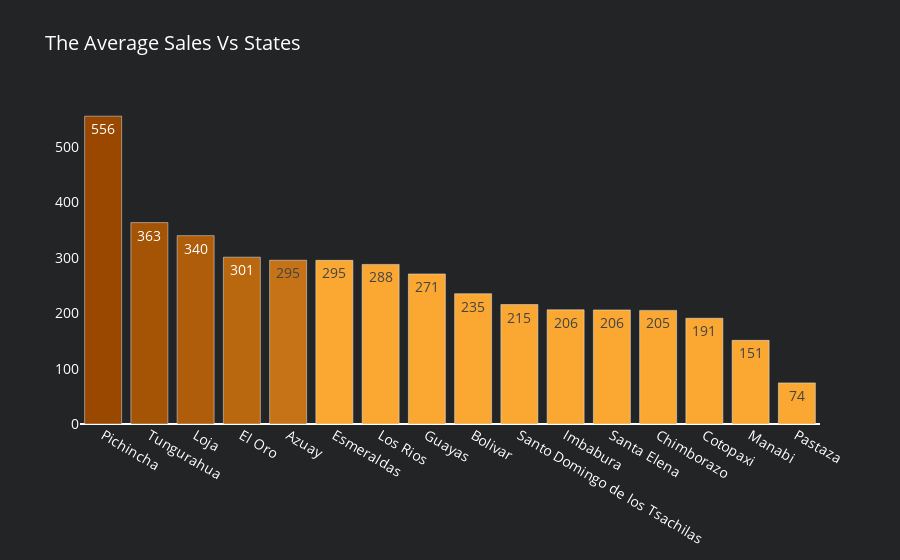

The notebook cell this image was saved under:
### Markdown cell above
# The Average Sales Vs Cities

### Code cell
df_state_sa = df_train1.groupby('state').agg({"sales" : "mean"}).reset_index().sort_values(by='sales', ascending=False)
df_state_sa['color'] = colors['level10']
df_state_sa['color'][:1] = colors['level1']
df_state_sa['color'][1:2] = colors['level2']
df_state_sa['color'][2:3] = colors['level3']
df_state_sa['color'][3:4] = colors['level4']
df_state_sa['color'][4:5] = colors['level5']
df_state_sa
fig5 = go.Figure(data=[go.Bar(y=df_state_sa['sales'],
                             x=df_state_sa['state'], 
                             marker=dict(color= df_state_sa['color']),
                             name='State',
                             text=df_state_sa['sales'].astype(int),
                             textposition='auto',
                             hoverinfo='text',
                             hovertext=
                            '<b>State</b>:'+ df_state_sa['state'] +'<br>' +
                            '<b>Sales</b>:'+ df_state_sa['sales'].astype(int).astype(str) +'<br>' ,
                            # hovertemplate='Family: %{y}'+'<br>Sales: $%{x:.0f}'
                            )])
fig5.update_layout(title_text='The Average Sales Vs States',paper_bgcolor=colors['background'],plot_bgcolor=colors['background'],
                font=dict(
                size=14,
                color='white'))

fig5.update_yaxes(showgrid=False, categoryorder='total ascending')

### Figure 1 — Plotly figure (JSON) as saved in the notebook; plotly's stock layout.template omitted (floating-point values rounded to 4 significant figures)
{"data": [{"hoverinfo": "text", "hovertext": ["<b>State</b>:Pichincha<br><b>Sales</b>:556<br>", "<b>State</b>:Tungurahua<br><b>Sales</b>:363<br>", "<b>State</b>:Loja<br><b>Sales</b>:340<br>", "<b>State</b>:El Oro<br><b>Sales</b>:301<br>", "<b>State</b>:Azuay<br><b>Sales</b>:295<br>", "<b>State</b>:Esmeraldas<br><b>Sales</b>:295<br>", "<b>State</b>:Los Rios<br><b>Sales</b>:288<br>", "<b>State</b>:Guayas<br><b>Sales</b>:271<br>", "<b>State</b>:Bolivar<br><b>Sales</b>:235<br>", "<b>State</b>:Santo Domingo de los Tsachilas<br><b>Sales</b>:215<br>", "<b>State</b>:Imbabura<br><b>Sales</b>:206<br>", "<b>State</b>:Santa Elena<br><b>Sales</b>:206<br>", "<b>State</b>:Chimborazo<br><b>Sales</b>:205<br>", "<b>State</b>:Cotopaxi<br><b>Sales</b>:191<br>", "<b>State</b>:Manabi<br><b>Sales</b>:151<br>", "<b>State</b>:Pastaza<br><b>Sales</b>:74<br>"], "marker": {"color": ["#9a4800", "#a55305", "#af5d0b", "#ba6810", "#c57316", "#faa831", "#faa831", "#faa831", "#faa831", "#faa831", "#faa831", "#faa831", "#faa831", "#faa831", "#faa831", "#faa831"]}, "name": "State", "text": [556, 363, 340, 301, 295, 295, 288, 271, 235, 215, 206, 206, 205, 191, 151, 74], "textposition": "auto", "type": "bar", "x": ["Pichincha", "Tungurahua", "Loja", "El Oro", "Azuay", "Esmeraldas", "Los Rios", "Guayas", "Bolivar", "Santo Domingo de los Tsachilas", "Imbabura", "Santa Elena", "Chimborazo", "Cotopaxi", "Manabi", "Pastaza"], "y": [556.1, 363.8, 340.3, 301.4, 295.8, 295.6, 288.3, 271.1, 235.4, 215.8, 206.3, 206.1, 205.3, 191.0, 151.1, 74.28]}], "layout": {"font": {"color": "white", "size": 14}, "paper_bgcolor": "#232425", "plot_bgcolor": "#232425", "title": {"text": "The Average Sales Vs States"}, "yaxis": {"categoryorder": "total ascending", "showgrid": false}}}
